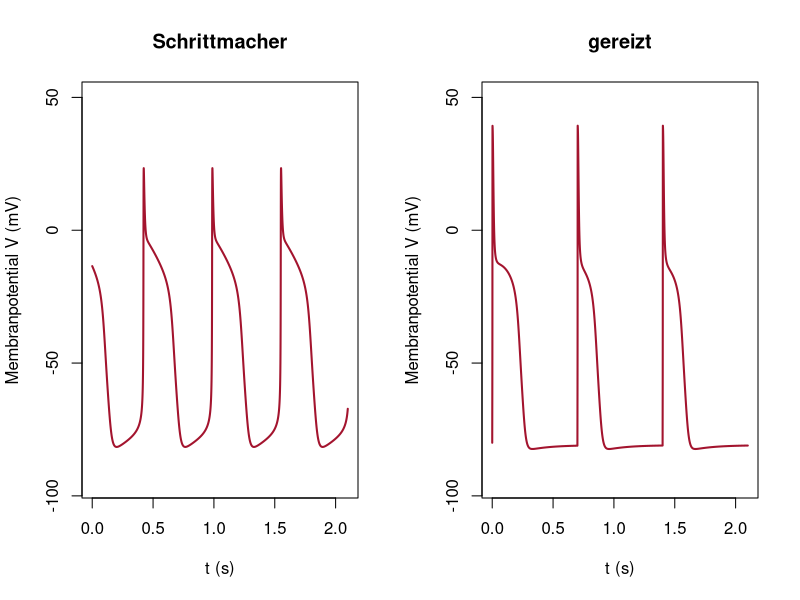

This chart was generated by the following R code:
# Abb. 4.23: Membranpotential im Noble-Modell (Buch, Abschnitt 4.4, Gl. 4.19)
# Cm dV/dt = -(400 m^3 h + 0.14)(V - 40) - (1.2 e^((-V-90)/50) + 0.015 e^((V+90)/60) + 1.2 n^4)(V + 100) - gL (V - VL) + I(t), Cm = 12
# links Schrittmacherzelle (gL = 0.075, VL = -60), rechts erregbare Zelle (gL = 0.3, VL = -85) mit Reizen alle 700 ms; Zeit in ms
# (c) 2026 Philipp Kügler · Programm zum Buch „Dynamische Systeme in den Lebenswissenschaften“ · MIT-Lizenz (siehe LICENSE)
library(deSolve)                         # Paket deSolve: install.packages("deSolve")

noble <- function(gL, VL, reiz) function(t, z, p) {
  V <- z[1]; m <- z[2]; h <- z[3]; n <- z[4]
  am <- 0.1 * (-V - 48) / (exp((-V - 48) / 15) - 1); bm <- 0.12 * (V + 8) / (exp((V + 8) / 5) - 1)
  ah <- 0.17 * exp((-V - 90) / 20); bh <- 1 / (1 + exp((-V - 42) / 10))
  an <- 0.0001 * (-V - 50) / (exp((-V - 50) / 10) - 1); bn <- 0.002 * exp((-V - 90) / 80)
  iNa <- (400 * m^3 * h + 0.14) * (V - 40)
  iK <- (1.2 * exp((-V - 90) / 50) + 0.015 * exp((V + 90) / 60) + 1.2 * n^4) * (V + 100)
  I <- if (reiz && t %% 700 < 2) 300 else 0   # Reiz: 2 ms lang alle 700 ms
  list(c((-(iNa + iK + gL * (V - VL)) + I) / 12, am * (1 - m) - bm * m, ah * (1 - h) - bh * h, an * (1 - n) - bn * n))
}
par(mfrow = c(1, 2))
for (fall in list(list("Schrittmacher", 0.075, -60, FALSE, 2000), list("gereizt", 0.3, -85, TRUE, 0))) {
  T0 <- fall[[5]]; T <- T0 + 2100
  x <- ode(c(-80, 0.02, 0.8, 0.05), seq(0, T, by = 0.1), noble(fall[[2]], fall[[3]], fall[[4]]), NULL,
           method = "lsoda", hmax = 0.25, rtol = 1e-8, atol = 1e-10)
  i <- x[, 1] >= T0; tt <- (x[i, 1] - T0) / 1000; V <- x[i, 2]
  hoch <- tt[which(V[-length(V)] < 0 & V[-1] >= 0) + 1]   # Zeitpunkte, an denen V von unten 0 mV erreicht
  txt <- sprintf("%s: V zwischen %.0f und %.0f mV, %d Aktionspotentiale in 2.1 s", fall[[1]], min(V), max(V), length(hoch))
  if (length(hoch) > 1) txt <- paste0(txt, sprintf(", Periode %.2f s", mean(diff(hoch))))
  cat(txt, "\n")
  plot(tt, V, type = "l", col = rgb(0.64, 0.08, 0.18), lwd = 2, ylim = c(-95, 50), xlab = "t (s)", ylab = "Membranpotential V (mV)", main = fall[[1]])
}
